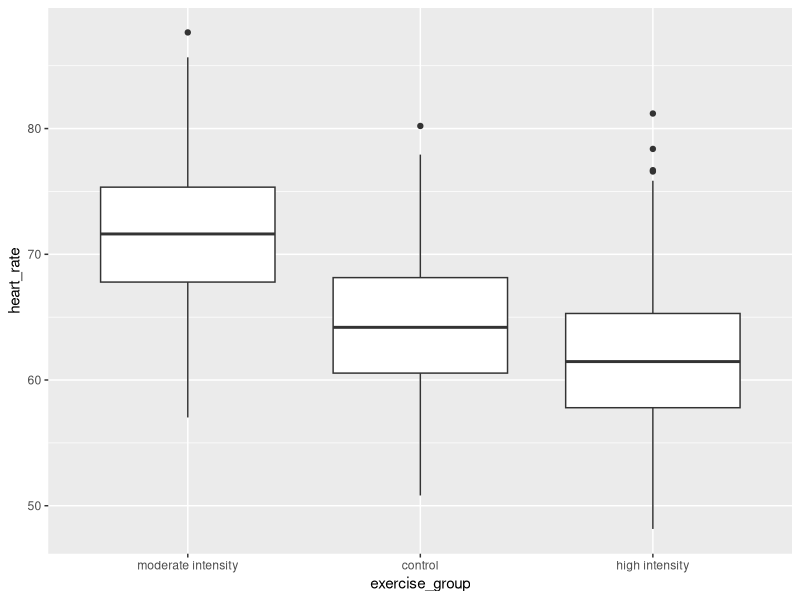
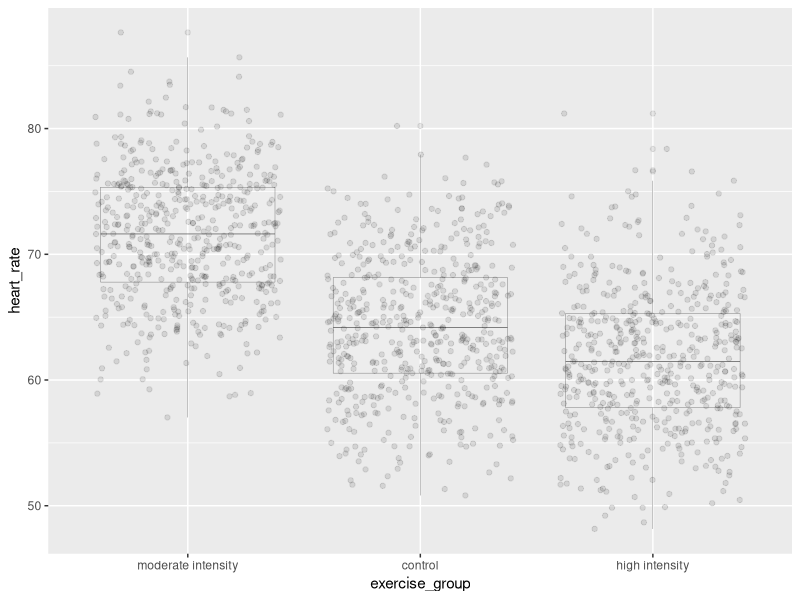
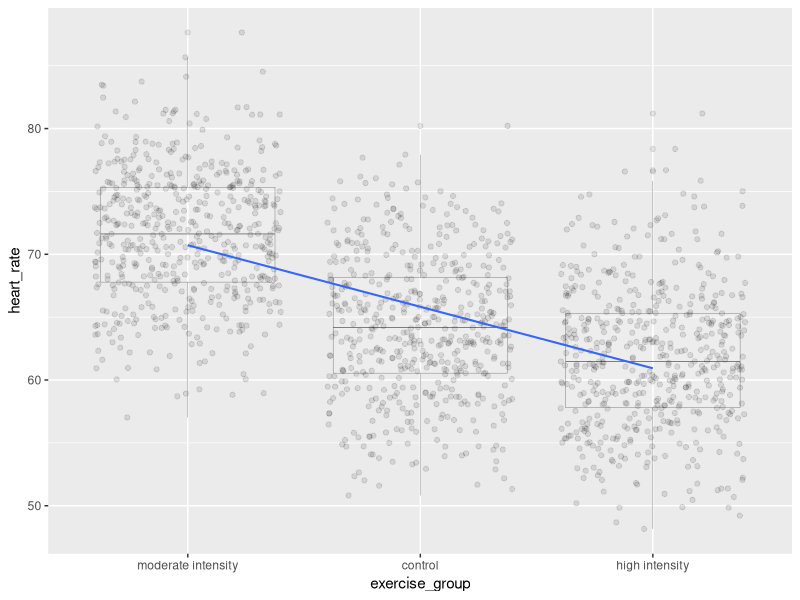

The R source for these figures, in order:
## ---- chunk 1
library(tidyverse)
library(knitr)
library(kableExtra)
heart_rate <- read_csv("data/simulated_heart_rates.csv")
## ---- chunk 2
heart_rate %>% 
  mutate(exercise_group = fct_reorder(exercise_group,
                                      heart_rate,
                                      .fun='mean',
                                      .desc = TRUE))  %>% 
  ggplot(aes(exercise_group, heart_rate)) + 
  geom_boxplot()
## ---- chunk 3
anova(lm(heart_rate ~ exercise_group, data = heart_rate))
## ---- chunk 4
text_tbl <- data.frame('source of variation' = c('treatments', 
                                                 'error', 
                                                 'total'),
                       'df'                  = c("$k - 1$", 
                                                 "$k(n - 1)$", 
                                                 "$nk - 1$"),
                       'SS'                  = c(
                         "$n\\sum(\\bar{y_i} - \\bar{y_.})^2$",
                         "$\\sum\\sum({y_{ij}} - \\bar{y_i})^2$",
                         "$\\sum\\sum({y_{ij}} - \\bar{y_.})^2$"),
                       'MS = SS/df'          = c("TMS", "EMS", "   "),
                       'F'                   = c("TMS/EMS", "   ", "   "),
                       'p-value'             = c("prob(>F)", "   ", "   ")
                       )

kable(text_tbl,
      caption = 'Table example') %>%
  column_spec(1, bold = T) %>%
  column_spec(3, width = '14cm')
## ---- chunk 5
heart_rate %>% mutate(exercise_group = fct_reorder(exercise_group, 
                                                   heart_rate, 
                                                   .fun='median', 
                                                   .desc = TRUE))  %>% 
  ggplot(aes(exercise_group, heart_rate)) + 
  geom_boxplot(alpha=0.1, linewidth=0.1) +
  geom_jitter(alpha=0.1) 
## ---- chunk 6
heart_rate %>% mutate(exercise_group = fct_reorder(exercise_group, 
                                                   heart_rate, 
                                                   .fun='mean', 
                                                   .desc = TRUE))  %>% 
  ggplot(aes(exercise_group, heart_rate)) + 
  geom_boxplot(alpha=0.1, linewidth=0.1) +
  geom_jitter(alpha=0.1) +
  geom_smooth(method = "lm", 
              aes(group=1), 
              se=FALSE, 
              linewidth=0.7)
## ---- chunk 7
heart_rate %>% 
  group_by(exercise_group) %>% 
  summarise(mean = mean(heart_rate))
## ---- chunk 8
confint(lm(heart_rate ~ exercise_group, data = heart_rate))
## ---- chunk 9
lm(heart_rate ~ exercise_group, data = heart_rate)
## ---- chunk 10
### save the linear model as an object
model <- lm(heart_rate ~ exercise_group, data = heart_rate)
### predict heart rates for a new group of controls
predict(model, 
        data.frame(exercise_group = "control"), 
        interval = "prediction", 
        level = 0.95)
## ---- chunk 11
lm(heart_rate ~ exercise_group, data = heart_rate)
## ---- chunk 12
summary(lm(heart_rate ~ exercise_group + sex, data = heart_rate))
## ---- chunk 13
summary(lm(heart_rate ~ exercise_group + sex + age, data = heart_rate))
## ---- chunk 14
# delta = the observed effect size between groups
# sd = standard deviation
# significance level (Type 1 error probability or false positive rate) = 0.05
# type = two-sample t-test
# What is the minimum sample size we would need at 80% power?

controlMean <- heart_rate %>%
  filter(exercise_group == "control") %>%
  summarise(mean = mean(heart_rate)) 
moderateMean <- heart_rate %>%
  filter(exercise_group == "moderate intensity") %>%
  summarise(mean = mean(heart_rate)) 
delta <- controlMean - moderateMean
power.t.test(delta = delta[[1]], sd = sd(heart_rate$heart_rate), 
             sig.level = 0.05, type = "two.sample", power = 0.8)
